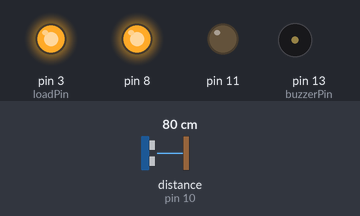
Bench run of a sketch on a simulated Arduino Uno, built with avr-gcc and run on an emulated ATmega328P. Parts: output pins drawn as LEDs (lit = HIGH), buzzer (waves = sounding). Wiring (inferred from the names in the program): ultrasonic range finder: trigger pin 9; echo pin 10. The inputs (shaded band) are chosen by the test bench; at power-on: distance to the obstacle (sensor on pin 10) 80 cm. The echo pulse lasts 58.3 µs per cm; pins used as bus, display or sensor lines are not drawn.

Above: at 1.2 s.
1.3 s: distance to the obstacle (sensor on pin 10) set to 8 cm
2.8 s: distance to the obstacle (sensor on pin 10) set to 5 cm
At 3.6 s:
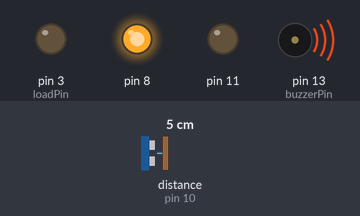
4.3 s: distance to the obstacle (sensor on pin 10) set to 9 cm
At 5.5 s:
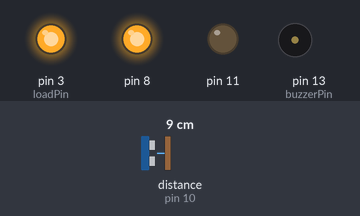
5.8 s: distance to the obstacle (sensor on pin 10) set to 2 cm
At 6.6 s:
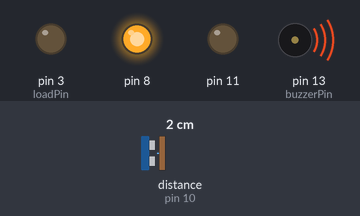
Timing chart, 0 to 8.3 s (numbered marks = the images above; inputs shaded):
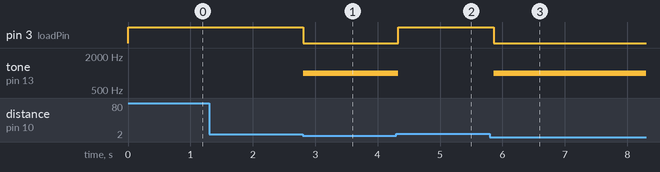

Measured:
- the behaviour switches between 7 and 6 cm on distance to the obstacle (sensor on pin 10) (found by bisection; images 0 and 1)
- after the input at 1.3 s, every drawn part: stays the same
- after the input at 2.8 s, pin 3 (loadPin): HIGH → LOW at once; tone on pin 13 (buzzerPin): silent → 1000 Hz at once
- after the input at 4.3 s, pin 3 (loadPin): LOW → HIGH at once; tone on pin 13 (buzzerPin): 1000 Hz → silent at once
- after the input at 5.8 s, pin 3 (loadPin): HIGH → LOW after 0.06 s; tone on pin 13 (buzzerPin): silent → 1000 Hz after 0.06 s

The sketch:

CGS25_sonar_only.ino
```cpp
/*
 * Project for LSCC Science Fair 2025
 *
 * https://github.com/kazi-rakib/RoboticsClub/Arduino/CGS25_sonar_only
 *
 * by Rakib Hasan
 */

// Project macro(s)
#define MINIMUM_DISTANCE 6.0


// SENSOR ====================================================================
const int trigPin = 9;
const int echoPin = 10;
const int buzzerPin = 13;
const int loadPin = 3;

long duration = 3000;
float cm, inches;

void setup() {
  // SENSOR ====================================================================
  pinMode(11, OUTPUT);
  pinMode(8, OUTPUT);
  pinMode(LED_BUILTIN, OUTPUT); // for LED indicator

  digitalWrite(11, LOW); // optional, for sonar sensor
  digitalWrite(8, HIGH); // optional, for sonar sensor

  pinMode(buzzerPin, OUTPUT);
  pinMode(loadPin, OUTPUT);
  pinMode(trigPin, OUTPUT);
  pinMode(echoPin, INPUT);
  // Serial.begin(9600);
}

void loop() {
  // PING
  digitalWrite(trigPin, LOW);
  delayMicroseconds(2);
  digitalWrite(trigPin, HIGH);
  delayMicroseconds(10);
  digitalWrite(trigPin, LOW);

  duration = pulseIn(echoPin, HIGH);
  // convert the time into a distance
  inches = microsecondsToInches(duration);
  cm = microsecondsToCentimeters(duration);

  // distance = (duration*.0343)/2; // in cm
  // distance = (duration*AIR_SPEED)/2; // in cm
  // delay(100);

  // Sound the buzzer
  if(cm < MINIMUM_DISTANCE){
    digitalWrite(loadPin, LOW);
    digitalWrite(2, LOW);
    tone(buzzerPin, 1000, 3000);

  }else {
    noTone(buzzerPin);
    digitalWrite(loadPin, HIGH);
    digitalWrite(2, HIGH);
  }


  /// FOR DEBUGGING
  // /*
  Serial.print(inches);
  Serial.print("in, ");
  Serial.print(cm);
  Serial.print("cm");
  Serial.println();
  // */
  delay(100);
}


float microsecondsToInches(long microseconds) {
  // According to Parallax's datasheet for the PING))), there are 73.746
  // microseconds per inch (i.e. sound travels at 1130 feet per second).
  // This gives the distance travelled by the ping, outbound and return,
  // so we divide by 2 to get the distance of the obstacle.
  // See: https://www.parallax.com/package/ping-ultrasonic-distance-sensor-downloads/
  return (float) microseconds / 74 / 2;
}

float microsecondsToCentimeters(long microseconds) {
  // The speed of sound is 340 m/s or 29 microseconds per centimeter.
  // The ping travels out and back, so to find the distance of the object we
  // take half of the distance travelled.
  return (float) microseconds / 29 / 2;
}
```
